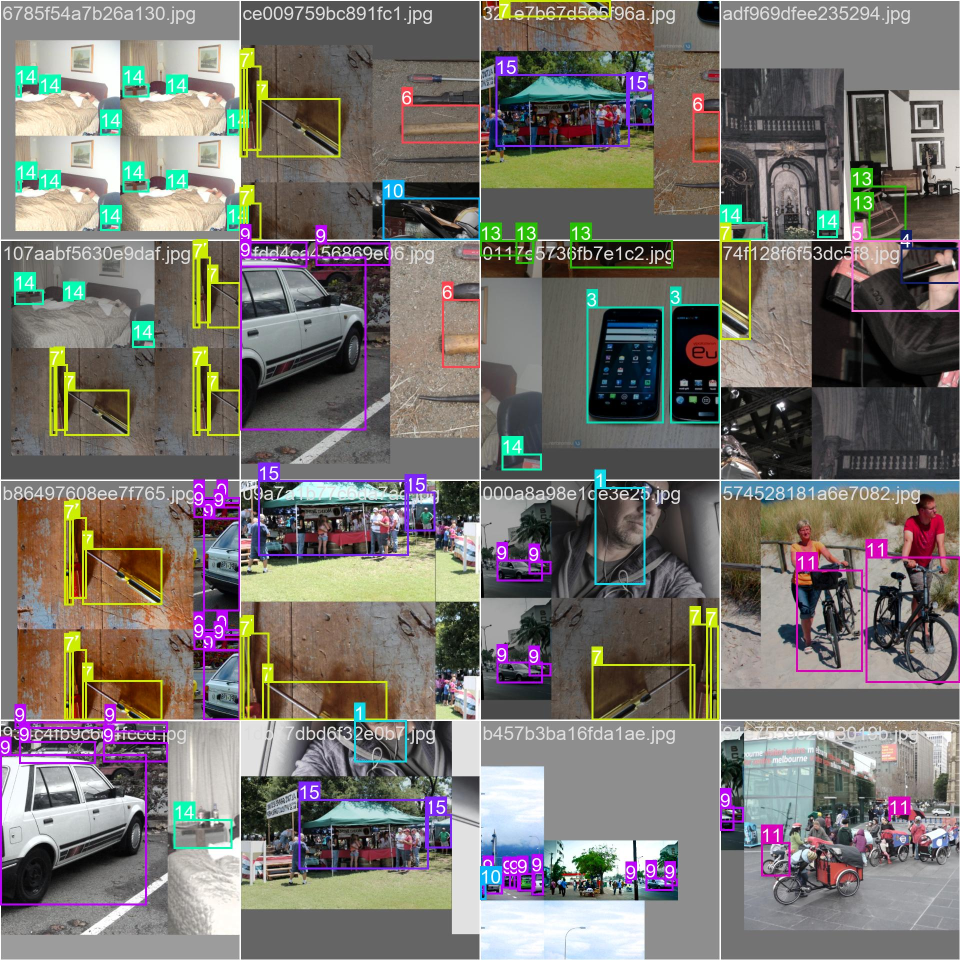
#> input picture services/ai/training_runs/renthub_items/train_batch0.jpg, 1920 x 1920 px (shown at 1/2 size)
$ python -i item_photo_context.py   (imports and definitions only)   (older library calls are emulated)
#> lines starting #> are read from the running program, lines starting #| are printed output that depends on the picture
#> further down, picture is the input picture: shape (1920, 1920, 3); mean B, G, R 110.7, 116.1, 120.3
"""Conservative photo-context warnings, never authenticity or rejection verdicts.

No OCR text, identity data, network requests or additional models are used.
Line-art heuristics are diagnostic only; ordinary photographs and cropped copies
can remain indistinguishable. Book pages can legitimately be supporting views.
"""
import math


DEPICTED_CONTEXT = {'paper', 'poster', 'illustration', 'screen',
                    'credit card', 'detail page'}


def document_layout(image):
    """Flag strongly flat, monochrome, multi-box layouts for human inspection.

    This is NOT a general screenshot detector. Several independent layout signals
    are required; grayscale alone, text alone or one rectangle is insufficient.
    """
    import cv2
    import numpy as np

    height, width = image.shape[:2]
    if min(height, width) < 96:
        return {'status': 'not_assessed', 'reason': 'insufficient_layout_resolution'}
    scale = min(1., 960. / max(height, width))
    scene = cv2.resize(image, (round(width * scale), round(height * scale))) if scale < 1 else image
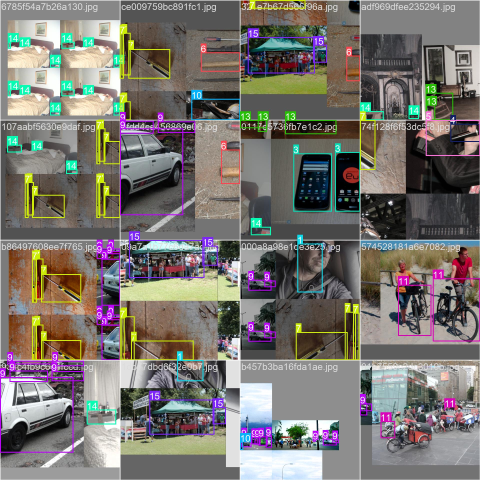
#> scene: shape (960, 960, 3) (shown at 1/2 size); mean B, G, R 110.8, 116.2, 120.4
    gray = cv2.cvtColor(scene, cv2.COLOR_BGR2GRAY)
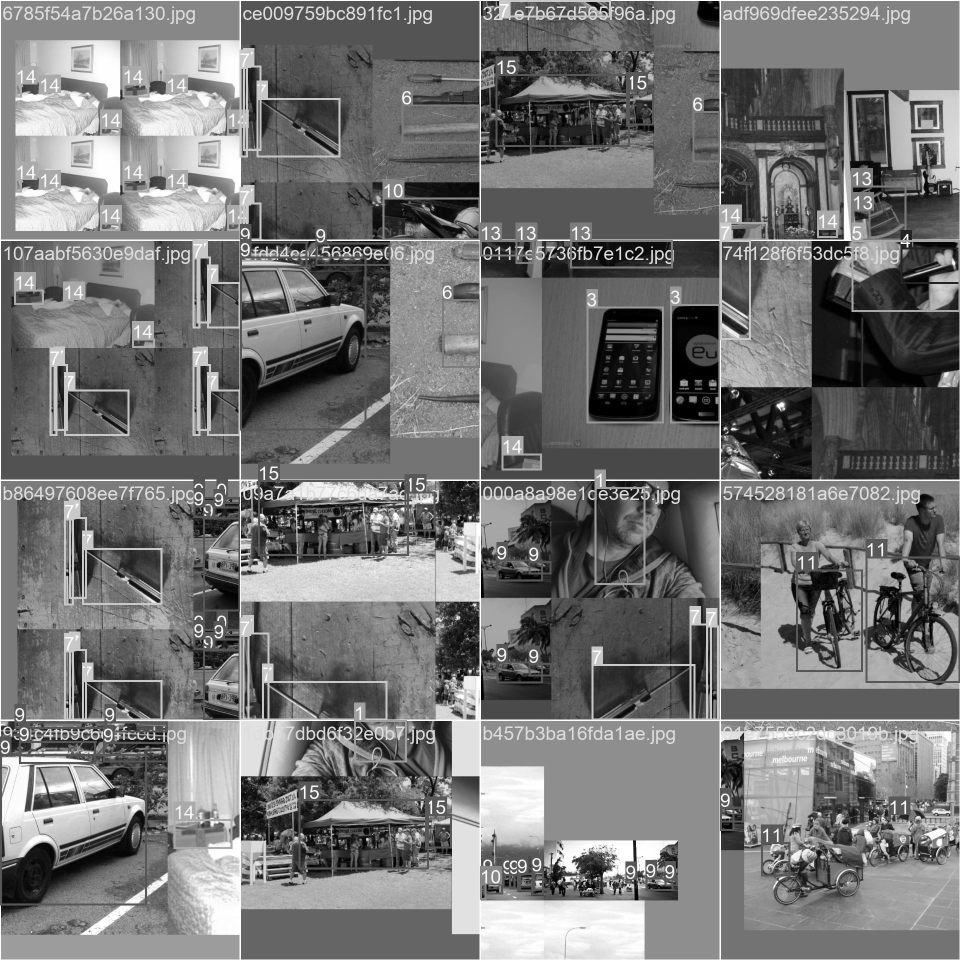
#> gray: shape (960, 960); min 0, max 255, mean 116.9
    monochrome = float((scene.max(axis=2).astype('int16') - scene.min(axis=2) <= 12).mean())
#> monochrome = 0.528
    flat = float((np.abs(cv2.Laplacian(gray, cv2.CV_32F)) <= 3).mean())
#> flat = 0.314
    if monochrome < .97 or flat < .80:
        return {'status': 'not_detected', 'absenceProvesPhotograph': False}
    edges = cv2.Canny(gray, 60, 160)
    h, w = gray.shape
    horizontal = cv2.morphologyEx(edges, cv2.MORPH_OPEN,
                                  cv2.getStructuringElement(cv2.MORPH_RECT, (max(20, w // 12), 1)))
    vertical = cv2.morphologyEx(edges, cv2.MORPH_OPEN,
                                cv2.getStructuringElement(cv2.MORPH_RECT, (1, max(20, h // 12))))
    line_fraction = float(np.count_nonzero(horizontal | vertical) / max(1, np.count_nonzero(edges)))
    contours, _ = cv2.findContours(edges, cv2.RETR_LIST, cv2.CHAIN_APPROX_SIMPLE)
    rectangles = 0
    for contour in contours:
        area = cv2.contourArea(contour) / (h * w)
        if .0015 <= area <= .90:
            polygon = cv2.approxPolyDP(contour, .025 * cv2.arcLength(contour, True), True)
            if len(polygon) == 4 and cv2.isContourConvex(polygon):
                rectangles += 1
    detected = rectangles >= 6 and line_fraction >= .20
    return {'status': 'possible_document_layout' if detected else 'not_detected',
            'signals': {'flatMonochrome': True, 'multipleRectangles': rectangles >= 6,
                        'longStraightLines': line_fraction >= .20},
            'absenceProvesPhotograph': False}


# [33 lines left out: functions valid_box, annotate_context, not called in this run]

>>> import cv2
>>> picture = cv2.imread('../../training_runs/renthub_items/train_batch0.jpg')
>>> result = document_layout(picture)
#> result = {'status': 'not_detected', 'absenceProvesPhotograph': False}

$ run again, on services/ai/training_runs/renthub_items/train_batch1.jpg
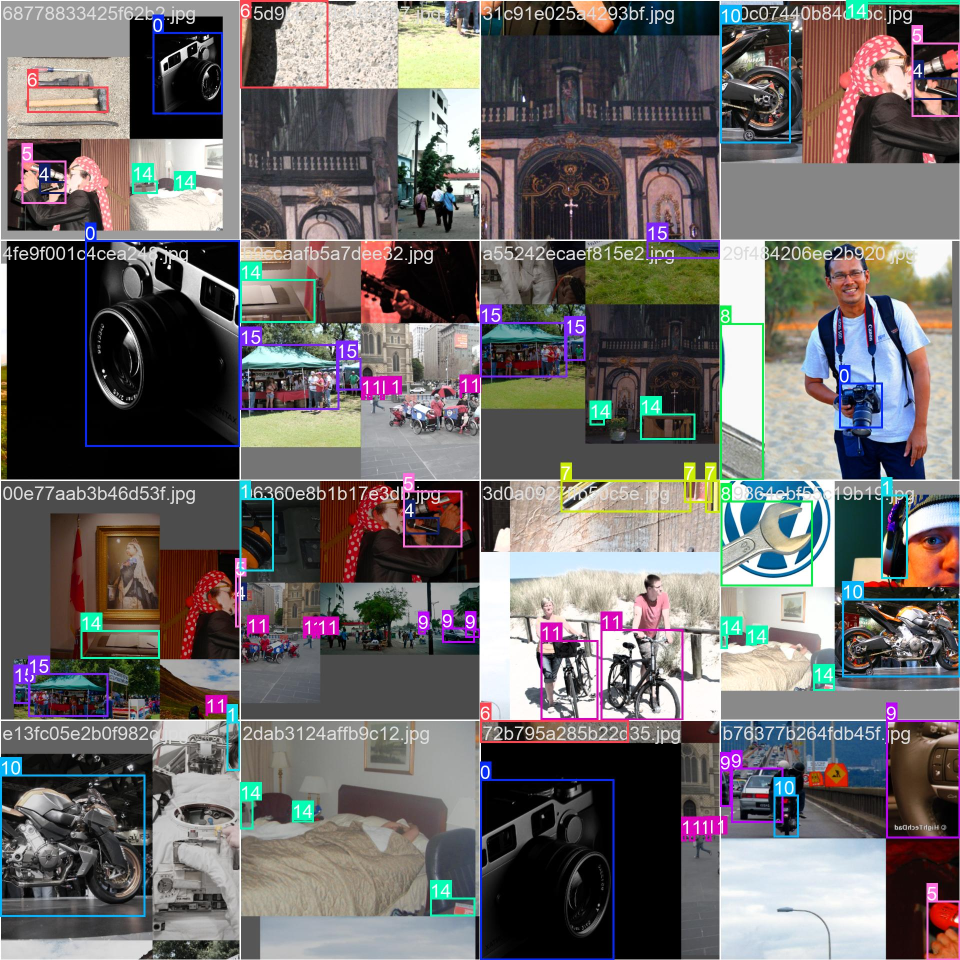
#> input picture services/ai/training_runs/renthub_items/train_batch1.jpg, 1920 x 1920 px (shown at 1/2 size)
#> picture is the input picture: shape (1920, 1920, 3); mean B, G, R 105, 105, 109.4
#> in document_layout, `scene = cv2.resize(image, (round(width * scale), round(height * scale)..`:
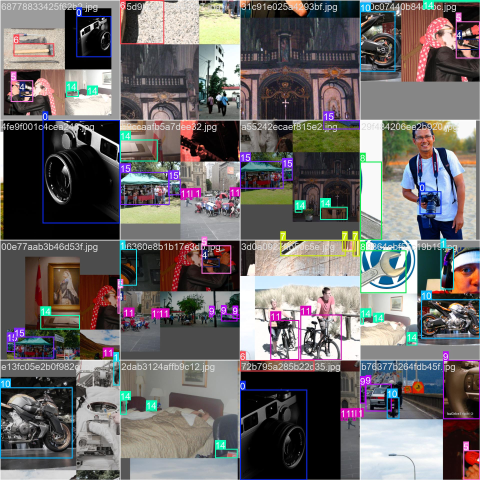
#> scene: shape (960, 960, 3) (shown at 1/2 size); mean B, G, R 105.1, 105.1, 109.5
#> in document_layout, `gray = cv2.cvtColor(scene, cv2.COLOR_BGR2GRAY)`:
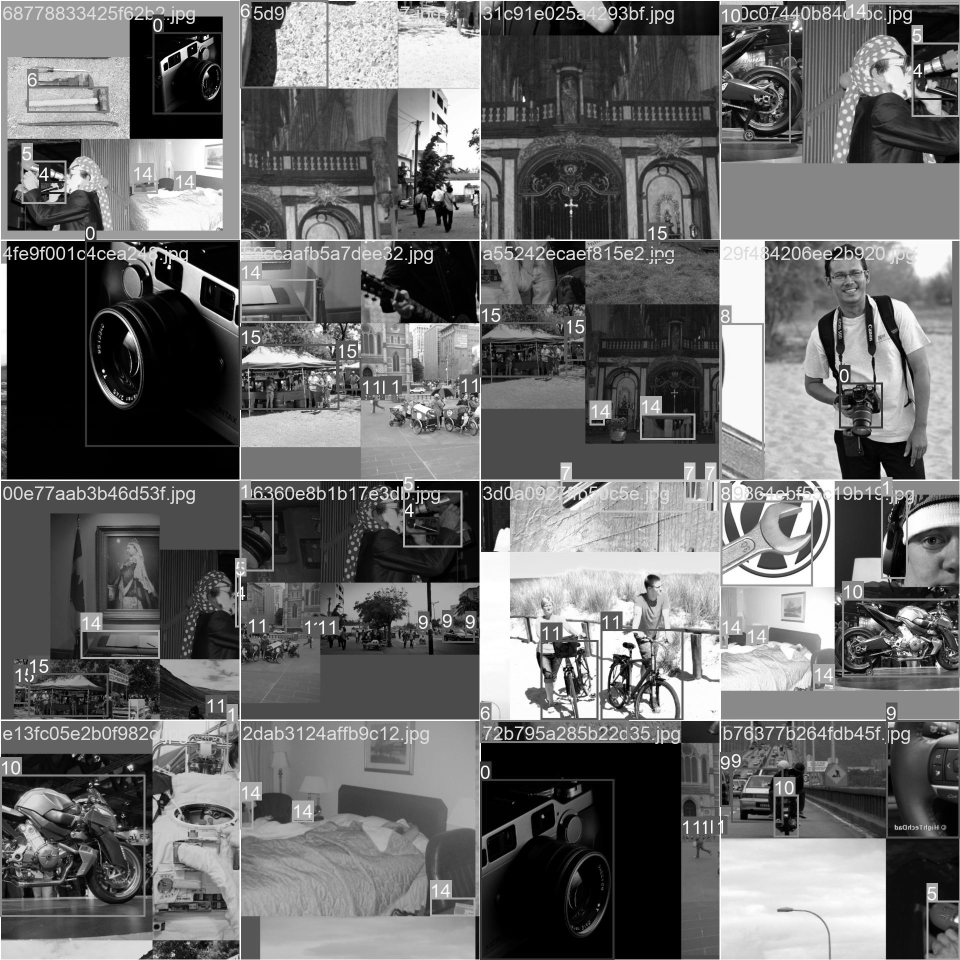
#> gray: shape (960, 960); min 0, max 255, mean 106.4
#> monochrome = 0.537
#> flat = 0.386
#> result = {'status': 'not_detected', 'absenceProvesPhotograph': False}

$ run again, on services/ai/training_runs/renthub_items/train_batch2.jpg
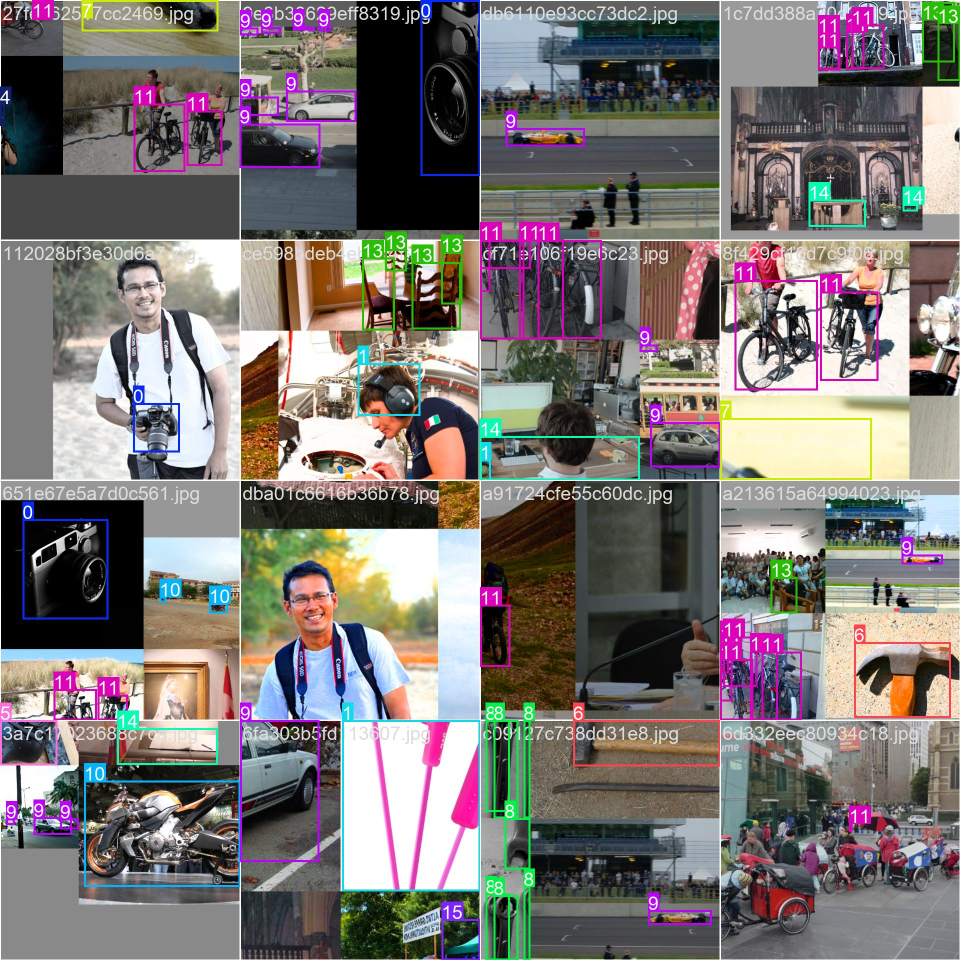
#> input picture services/ai/training_runs/renthub_items/train_batch2.jpg, 1920 x 1920 px (shown at 1/2 size)
#> picture is the input picture: shape (1920, 1920, 3); mean B, G, R 115.4, 117.4, 123
#> in document_layout, `scene = cv2.resize(image, (round(width * scale), round(height * scale)..`:
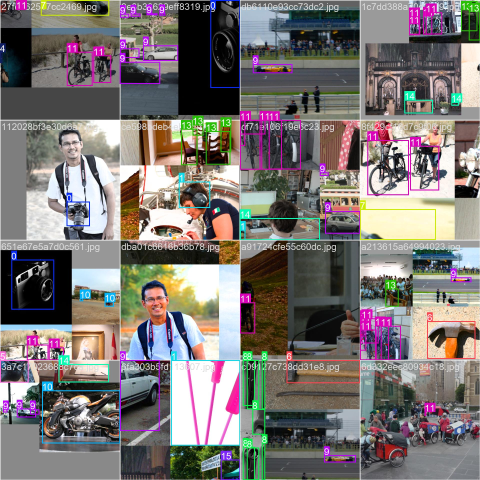
#> scene: shape (960, 960, 3) (shown at 1/2 size); mean B, G, R 115.5, 117.5, 123.1
#> in document_layout, `gray = cv2.cvtColor(scene, cv2.COLOR_BGR2GRAY)`:
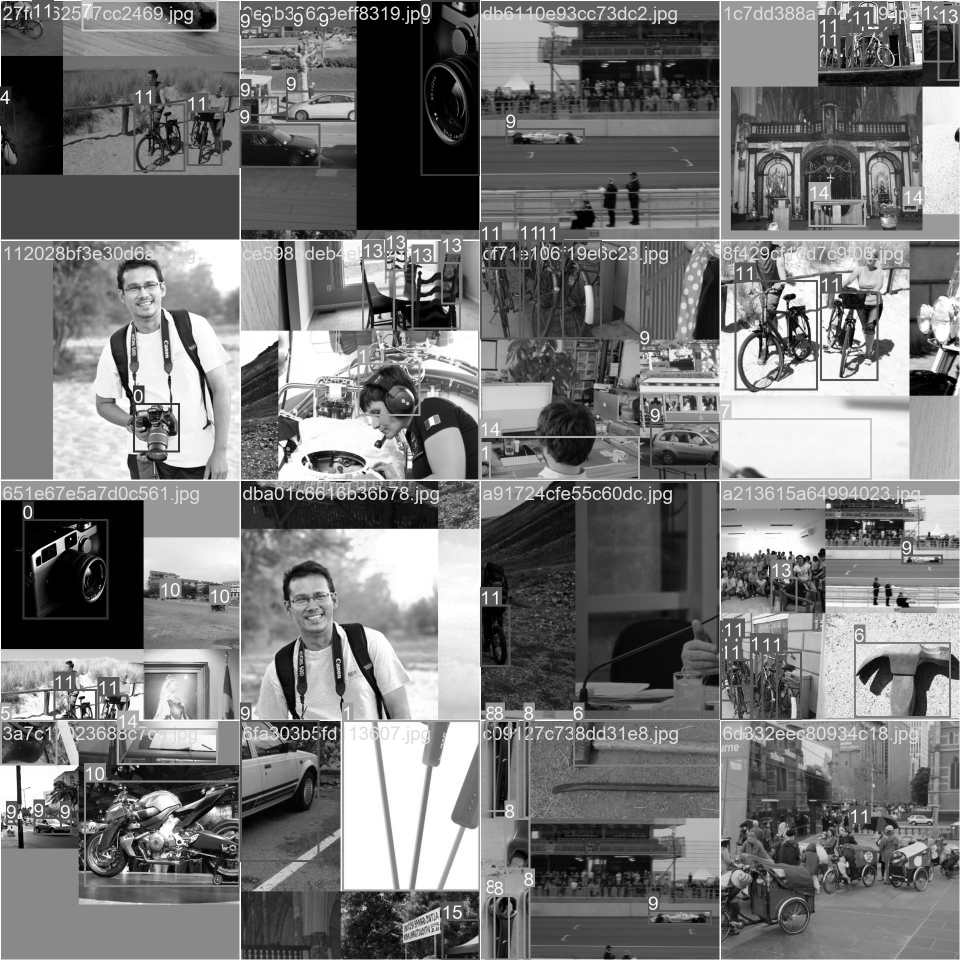
#> gray: shape (960, 960); min 0, max 255, mean 119
#> monochrome = 0.468
#> flat = 0.342
#> result = {'status': 'not_detected', 'absenceProvesPhotograph': False}
